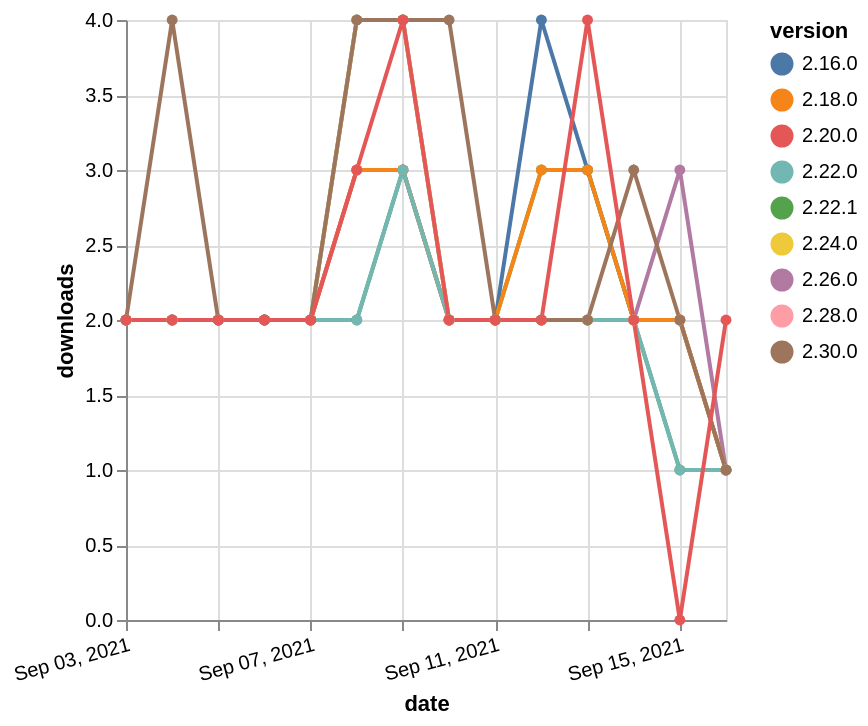

The specification (Vega-Lite) saved for this image:
### Vega-Lite specification from a JSON file in a GitHub repository (floating-point values rounded to 4 significant figures)
{"$schema": "https://vega.github.io/schema/vega-lite/v5.json", "description": "A simple bar chart with embedded data.", "data": {"values": [{"date": "2021-09-03", "total": 1017, "delta": 2, "version": "2.28.0"}, {"date": "2021-09-04", "total": 1019, "delta": 2, "version": "2.28.0"}, {"date": "2021-09-05", "total": 1021, "delta": 2, "version": "2.28.0"}, {"date": "2021-09-06", "total": 1023, "delta": 2, "version": "2.28.0"}, {"date": "2021-09-07", "total": 1025, "delta": 2, "version": "2.28.0"}, {"date": "2021-09-08", "total": 1028, "delta": 3, "version": "2.28.0"}, {"date": "2021-09-09", "total": 1031, "delta": 3, "version": "2.28.0"}, {"date": "2021-09-10", "total": 1033, "delta": 2, "version": "2.28.0"}, {"date": "2021-09-11", "total": 1035, "delta": 2, "version": "2.28.0"}, {"date": "2021-09-12", "total": 1037, "delta": 2, "version": "2.28.0"}, {"date": "2021-09-13", "total": 1039, "delta": 2, "version": "2.28.0"}, {"date": "2021-09-14", "total": 1041, "delta": 2, "version": "2.28.0"}, {"date": "2021-09-15", "total": 1043, "delta": 2, "version": "2.28.0"}, {"date": "2021-09-16", "total": 1044, "delta": 1, "version": "2.28.0"}, {"date": "2021-09-03", "total": 3080, "delta": 2, "version": "2.16.0"}, {"date": "2021-09-04", "total": 3082, "delta": 2, "version": "2.16.0"}, {"date": "2021-09-05", "total": 3084, "delta": 2, "version": "2.16.0"}, {"date": "2021-09-06", "total": 3086, "delta": 2, "version": "2.16.0"}, {"date": "2021-09-07", "total": 3088, "delta": 2, "version": "2.16.0"}, {"date": "2021-09-08", "total": 3092, "delta": 4, "version": "2.16.0"}, {"date": "2021-09-09", "total": 3096, "delta": 4, "version": "2.16.0"}, {"date": "2021-09-10", "total": 3098, "delta": 2, "version": "2.16.0"}, {"date": "2021-09-11", "total": 3100, "delta": 2, "version": "2.16.0"}, {"date": "2021-09-12", "total": 3104, "delta": 4, "version": "2.16.0"}, {"date": "2021-09-13", "total": 3107, "delta": 3, "version": "2.16.0"}, {"date": "2021-09-14", "total": 3109, "delta": 2, "version": "2.16.0"}, {"date": "2021-09-15", "total": 3111, "delta": 2, "version": "2.16.0"}, {"date": "2021-09-16", "total": 3112, "delta": 1, "version": "2.16.0"}, {"date": "2021-09-03", "total": 1961, "delta": 2, "version": "2.22.1"}, {"date": "2021-09-04", "total": 1963, "delta": 2, "version": "2.22.1"}, {"date": "2021-09-05", "total": 1965, "delta": 2, "version": "2.22.1"}, {"date": "2021-09-06", "total": 1967, "delta": 2, "version": "2.22.1"}, {"date": "2021-09-07", "total": 1969, "delta": 2, "version": "2.22.1"}, {"date": "2021-09-08", "total": 1971, "delta": 2, "version": "2.22.1"}, {"date": "2021-09-09", "total": 1974, "delta": 3, "version": "2.22.1"}, {"date": "2021-09-10", "total": 1976, "delta": 2, "version": "2.22.1"}, {"date": "2021-09-11", "total": 1978, "delta": 2, "version": "2.22.1"}, {"date": "2021-09-12", "total": 1981, "delta": 3, "version": "2.22.1"}, {"date": "2021-09-13", "total": 1984, "delta": 3, "version": "2.22.1"}, {"date": "2021-09-14", "total": 1986, "delta": 2, "version": "2.22.1"}, {"date": "2021-09-15", "total": 1987, "delta": 1, "version": "2.22.1"}, {"date": "2021-09-16", "total": 1988, "delta": 1, "version": "2.22.1"}, {"date": "2021-09-03", "total": 1512, "delta": 2, "version": "2.26.0"}, {"date": "2021-09-04", "total": 1514, "delta": 2, "version": "2.26.0"}, {"date": "2021-09-05", "total": 1516, "delta": 2, "version": "2.26.0"}, {"date": "2021-09-06", "total": 1518, "delta": 2, "version": "2.26.0"}, {"date": "2021-09-07", "total": 1520, "delta": 2, "version": "2.26.0"}, {"date": "2021-09-08", "total": 1523, "delta": 3, "version": "2.26.0"}, {"date": "2021-09-09", "total": 1526, "delta": 3, "version": "2.26.0"}, {"date": "2021-09-10", "total": 1528, "delta": 2, "version": "2.26.0"}, {"date": "2021-09-11", "total": 1530, "delta": 2, "version": "2.26.0"}, {"date": "2021-09-12", "total": 1532, "delta": 2, "version": "2.26.0"}, {"date": "2021-09-13", "total": 1534, "delta": 2, "version": "2.26.0"}, {"date": "2021-09-14", "total": 1536, "delta": 2, "version": "2.26.0"}, {"date": "2021-09-15", "total": 1539, "delta": 3, "version": "2.26.0"}, {"date": "2021-09-16", "total": 1540, "delta": 1, "version": "2.26.0"}, {"date": "2021-09-03", "total": 1990, "delta": 2, "version": "2.24.0"}, {"date": "2021-09-04", "total": 1992, "delta": 2, "version": "2.24.0"}, {"date": "2021-09-05", "total": 1994, "delta": 2, "version": "2.24.0"}, {"date": "2021-09-06", "total": 1996, "delta": 2, "version": "2.24.0"}, {"date": "2021-09-07", "total": 1998, "delta": 2, "version": "2.24.0"}, {"date": "2021-09-08", "total": 2002, "delta": 4, "version": "2.24.0"}, {"date": "2021-09-09", "total": 2006, "delta": 4, "version": "2.24.0"}, {"date": "2021-09-10", "total": 2008, "delta": 2, "version": "2.24.0"}, {"date": "2021-09-11", "total": 2010, "delta": 2, "version": "2.24.0"}, {"date": "2021-09-12", "total": 2012, "delta": 2, "version": "2.24.0"}, {"date": "2021-09-13", "total": 2014, "delta": 2, "version": "2.24.0"}, {"date": "2021-09-14", "total": 2016, "delta": 2, "version": "2.24.0"}, {"date": "2021-09-15", "total": 2018, "delta": 2, "version": "2.24.0"}, {"date": "2021-09-16", "total": 2019, "delta": 1, "version": "2.24.0"}, {"date": "2021-09-03", "total": 2597, "delta": 2, "version": "2.18.0"}, {"date": "2021-09-04", "total": 2599, "delta": 2, "version": "2.18.0"}, {"date": "2021-09-05", "total": 2601, "delta": 2, "version": "2.18.0"}, {"date": "2021-09-06", "total": 2603, "delta": 2, "version": "2.18.0"}, {"date": "2021-09-07", "total": 2605, "delta": 2, "version": "2.18.0"}, {"date": "2021-09-08", "total": 2608, "delta": 3, "version": "2.18.0"}, {"date": "2021-09-09", "total": 2611, "delta": 3, "version": "2.18.0"}, {"date": "2021-09-10", "total": 2613, "delta": 2, "version": "2.18.0"}, {"date": "2021-09-11", "total": 2615, "delta": 2, "version": "2.18.0"}, {"date": "2021-09-12", "total": 2618, "delta": 3, "version": "2.18.0"}, {"date": "2021-09-13", "total": 2621, "delta": 3, "version": "2.18.0"}, {"date": "2021-09-14", "total": 2623, "delta": 2, "version": "2.18.0"}, {"date": "2021-09-15", "total": 2625, "delta": 2, "version": "2.18.0"}, {"date": "2021-09-16", "total": 2626, "delta": 1, "version": "2.18.0"}, {"date": "2021-09-03", "total": 2069, "delta": 2, "version": "2.22.0"}, {"date": "2021-09-04", "total": 2071, "delta": 2, "version": "2.22.0"}, {"date": "2021-09-05", "total": 2073, "delta": 2, "version": "2.22.0"}, {"date": "2021-09-06", "total": 2075, "delta": 2, "version": "2.22.0"}, {"date": "2021-09-07", "total": 2077, "delta": 2, "version": "2.22.0"}, {"date": "2021-09-08", "total": 2079, "delta": 2, "version": "2.22.0"}, {"date": "2021-09-09", "total": 2082, "delta": 3, "version": "2.22.0"}, {"date": "2021-09-10", "total": 2084, "delta": 2, "version": "2.22.0"}, {"date": "2021-09-11", "total": 2086, "delta": 2, "version": "2.22.0"}, {"date": "2021-09-12", "total": 2088, "delta": 2, "version": "2.22.0"}, {"date": "2021-09-13", "total": 2090, "delta": 2, "version": "2.22.0"}, {"date": "2021-09-14", "total": 2092, "delta": 2, "version": "2.22.0"}, {"date": "2021-09-15", "total": 2093, "delta": 1, "version": "2.22.0"}, {"date": "2021-09-16", "total": 2094, "delta": 1, "version": "2.22.0"}, {"date": "2021-09-03", "total": 755, "delta": 2, "version": "2.30.0"}, {"date": "2021-09-04", "total": 759, "delta": 4, "version": "2.30.0"}, {"date": "2021-09-05", "total": 761, "delta": 2, "version": "2.30.0"}, {"date": "2021-09-06", "total": 763, "delta": 2, "version": "2.30.0"}, {"date": "2021-09-07", "total": 765, "delta": 2, "version": "2.30.0"}, {"date": "2021-09-08", "total": 769, "delta": 4, "version": "2.30.0"}, {"date": "2021-09-09", "total": 773, "delta": 4, "version": "2.30.0"}, {"date": "2021-09-10", "total": 777, "delta": 4, "version": "2.30.0"}, {"date": "2021-09-11", "total": 779, "delta": 2, "version": "2.30.0"}, {"date": "2021-09-12", "total": 781, "delta": 2, "version": "2.30.0"}, {"date": "2021-09-13", "total": 783, "delta": 2, "version": "2.30.0"}, {"date": "2021-09-14", "total": 786, "delta": 3, "version": "2.30.0"}, {"date": "2021-09-15", "total": 788, "delta": 2, "version": "2.30.0"}, {"date": "2021-09-16", "total": 789, "delta": 1, "version": "2.30.0"}, {"date": "2021-09-03", "total": 2462, "delta": 2, "version": "2.20.0"}, {"date": "2021-09-04", "total": 2464, "delta": 2, "version": "2.20.0"}, {"date": "2021-09-05", "total": 2466, "delta": 2, "version": "2.20.0"}, {"date": "2021-09-06", "total": 2468, "delta": 2, "version": "2.20.0"}, {"date": "2021-09-07", "total": 2470, "delta": 2, "version": "2.20.0"}, {"date": "2021-09-08", "total": 2473, "delta": 3, "version": "2.20.0"}, {"date": "2021-09-09", "total": 2477, "delta": 4, "version": "2.20.0"}, {"date": "2021-09-10", "total": 2479, "delta": 2, "version": "2.20.0"}, {"date": "2021-09-11", "total": 2481, "delta": 2, "version": "2.20.0"}, {"date": "2021-09-12", "total": 2483, "delta": 2, "version": "2.20.0"}, {"date": "2021-09-13", "total": 2487, "delta": 4, "version": "2.20.0"}, {"date": "2021-09-14", "total": 2489, "delta": 2, "version": "2.20.0"}, {"date": "2021-09-15", "total": 2489, "delta": 0, "version": "2.20.0"}, {"date": "2021-09-16", "total": 2491, "delta": 2, "version": "2.20.0"}]}, "width": "container", "mark": {"type": "line", "point": {"filled": true}}, "encoding": {"x": {"field": "date", "type": "temporal", "timeUnit": "yearmonthdate", "title": "date", "axis": {"labelAngle": -15}}, "y": {"field": "delta", "type": "quantitative", "title": "downloads"}, "color": {"field": "version", "type": "nominal"}, "tooltip": {"field": "delta"}}}
